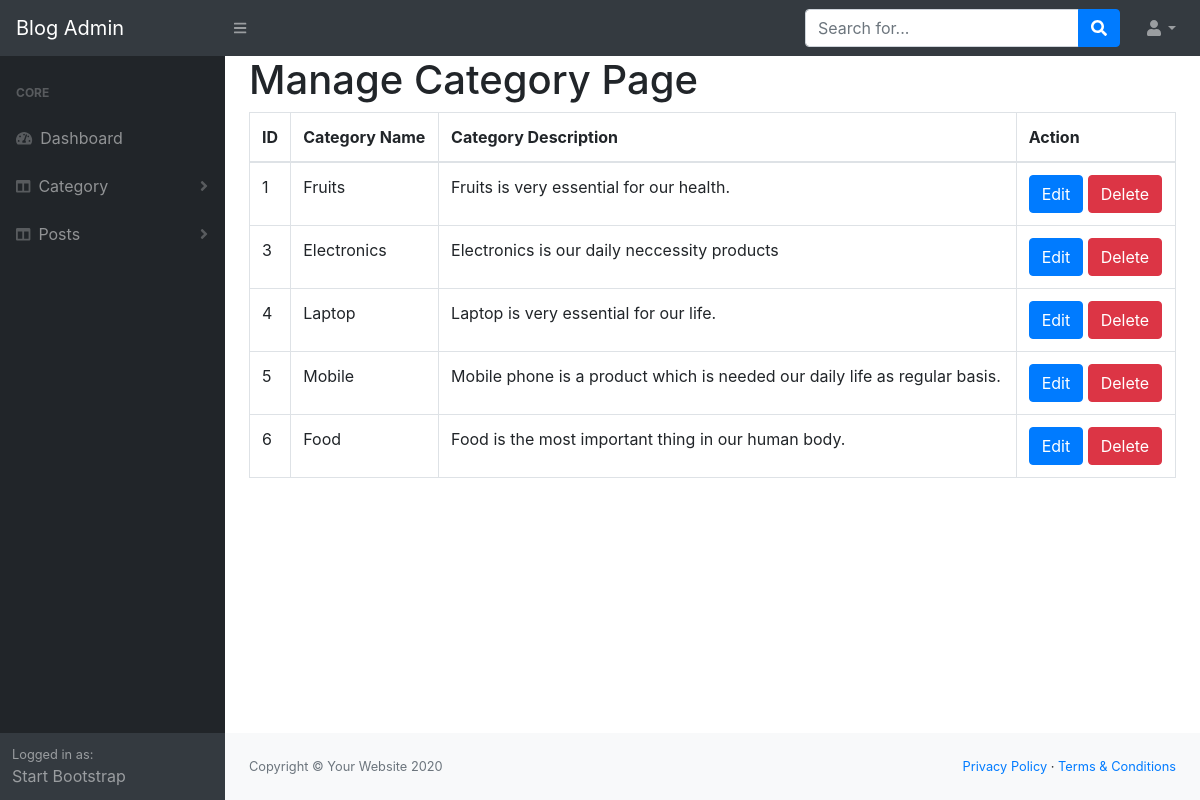
The page /admin/manage_category.php (signed in) on the database its author committed.
### tables this page shows
CREATE TABLE `categories` (
  `cat_id` int(11) NOT NULL,
  `cat_name` varchar(255) NOT NULL,
  `cat_des` varchar(255) NOT NULL
);

### admin/manage_category.php (called while the page is built)
<?php
$view = "manage_category";
include('template.php');
 ?>

### admin/class/function.php (called while the page is built, shortened)
<?php
Class adminBlog{
	private $conn;
	public function __construct(){
		$dbhost = "localhost";
		$dbuser = "root";
		$dbpass = "";
		$dbname = "php_blog";
		$this->conn = mysqli_connect($dbhost,$dbuser,$dbpass,$dbname);
	}
	public function readCategory(){
		$query = "SELECT * FROM categories";
		if(mysqli_query($this->conn, $query)){
			$category = mysqli_query($this->conn, $query);
			return $category;
		}
	}
}
 ?>

### admin/view/manage_cat_view.php (the view, shortened to what this page needs)
<?php
$cat_data  = $obj->readCategory();
 ?>
<h1>Manage Category Page</h1>
<table class="table table-bordered">
	<thead>
		<tr>
			<th>ID</th>
			<th>Category Name</th>
			<th>Category Description</th>
			<th>Action</th>
		</tr>
	</thead>
	<tbody>
		<?php while($cat=mysqli_fetch_assoc($cat_data)){ ?>
		<tr>
			<td><?php echo $cat['cat_id'] ?></td>
			<td><?php echo $cat['cat_name'] ?></td>
			<td><?php echo $cat['cat_des'] ?></td>
			<td>
				<a href="" class="btn btn-primary">Edit</a>
				<a href="?status=delete&&id=<?php echo $cat['cat_id'] ?>" class="btn btn-danger">Delete</a>
			</td>
		</tr>
	<?php } ?>
	</tbody>
</table>

### admin/inc/header.php (shortened to what this page needs)
<!DOCTYPE html>
<html lang="en">
    <head>
        <link href="css/styles.css" rel="stylesheet" />
    </head>

### admin/template.php (shortened to what this page needs)
<?php
include('class/function.php');
$obj = new adminBlog();
 ?>
<?php include_once('inc/header.php') ?>
    <body class="sb-nav-fixed">
        <?php include_once('inc/top-nav.php') ?>
        <div id="layoutSidenav">
         <?php include_once('inc/side-nav.php') ?>
            <div id="layoutSidenav_content">
                <main>
                   <div class="container-fluid">
                       <?php
                       if(isset($view)){
                          if($view=="dashboard"){
                            include('view/dash_view.php');
                          }elseif ($view=="add_category") {
                            include('view/add_cat_view.php');
                          }elseif($view=="manage_category"){
                            include('view/manage_cat_view.php');
                          }elseif($view=="add_post"){
                            include('view/add_post_view.php');
                          }elseif($view=="manage_post"){
                            include('view/manage_post_view.php');
                          }elseif($view=="edit_img"){
                            include('view/edit_img_view.php');
                          }elseif($view=="edit_post"){
                            include('view/edit_post_view.php');
                          }
                       }
                        ?>
                   </div>
                </main>
                <footer class="py-4 bg-light mt-auto">
                    <div class="container-fluid">
                        <div class="d-flex align-items-center justify-content-between small">
                            <div class="text-muted">Copyright &copy; Your Website 2020</div>
                            <div>
                                <a href="#">Privacy Policy</a>
                                &middot;
                                <a href="#">Terms &amp; Conditions</a>
                            </div>
                        </div>
                    </div>
                </footer>
            </div>
        </div>
    </body>
</html>

### admin/inc/top-nav.php (shortened to what this page needs)
<nav class="sb-topnav navbar navbar-expand navbar-dark bg-dark">
            <a class="navbar-brand" href="index.html">Blog Admin</a>
            <button class="btn btn-link btn-sm order-1 order-lg-0" id="sidebarToggle" href="#"><i class="fas fa-bars"></i></button>
            <form class="d-none d-md-inline-block form-inline ml-auto mr-0 mr-md-3 my-2 my-md-0">
                <div class="input-group">
                    <input class="form-control" type="text" placeholder="Search for..." aria-label="Search" aria-describedby="basic-addon2" />
                    <div class="input-group-append">
                        <button class="btn btn-primary" type="button"><i class="fas fa-search"></i></button>
                    </div>
                </div>
            </form>
            <ul class="navbar-nav ml-auto ml-md-0">
                <li class="nav-item dropdown">
                    <a class="nav-link dropdown-toggle" id="userDropdown" href="#" role="button" data-toggle="dropdown" aria-haspopup="true" aria-expanded="false"><i class="fas fa-user fa-fw"></i></a>
                </li>
            </ul>
</nav>

### admin/inc/side-nav.php (shortened to what this page needs)
<div id="layoutSidenav_nav">
             <nav class="sb-sidenav accordion sb-sidenav-dark" id="sidenavAccordion">
                 <div class="sb-sidenav-menu">
                     <div class="nav">
                         <div class="sb-sidenav-menu-heading">Core</div>
                         <a class="nav-link" href="dashboard.php">
                             <div class="sb-nav-link-icon"><i class="fas fa-tachometer-alt"></i></div>
                             Dashboard
                         </a>
                         <a class="nav-link collapsed" href="#" data-toggle="collapse" data-target="#collapseCategory" aria-expanded="false" aria-controls="collapseCategory">
                             <div class="sb-nav-link-icon"><i class="fas fa-columns"></i></div>
                             Category
                             <div class="sb-sidenav-collapse-arrow"><i class="fas fa-angle-down"></i></div>
                         </a>
                         <a class="nav-link collapsed" href="#" data-toggle="collapse" data-target="#collapsePost" aria-expanded="false" aria-controls="collapsePost">
                             <div class="sb-nav-link-icon"><i class="fas fa-columns"></i></div>
                             Posts
                             <div class="sb-sidenav-collapse-arrow"><i class="fas fa-angle-down"></i></div>
                         </a>
                     </div>
                 </div>
                 <div class="sb-sidenav-footer">
                     <div class="small">Logged in as:</div>
                     Start Bootstrap
                 </div>
             </nav>
         </div>

### rows shown on the page
categories: cat_id "1", cat_name "Fruits", cat_des "Fruits is very essential for our health."
categories: cat_id "3", cat_name "Electronics", cat_des "Electronics is our daily neccessity products"
categories: cat_id "4", cat_name "Laptop", cat_des "Laptop is very essential for our life."
categories: cat_id "5", cat_name "Mobile", cat_des "Mobile phone is a product which is needed our daily life as regular basis."
categories: cat_id "6", cat_name "Food", cat_des "Food is the most important thing in our human body."
